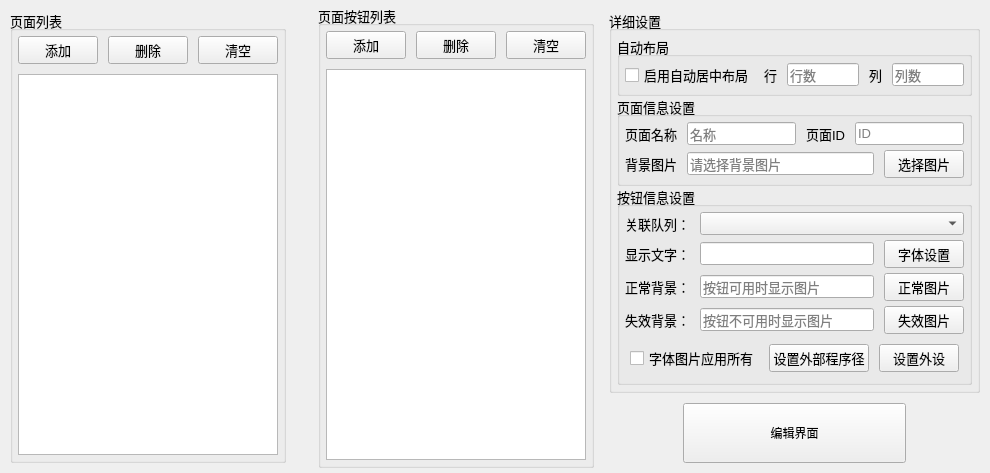
<?xml version="1.0" encoding="UTF-8"?>
<ui version="4.0">
 <class>QQueuePageSetting</class>
 <widget class="QWidget" name="QQueuePageSetting">
  <property name="geometry">
   <rect>
    <x>0</x>
    <y>0</y>
    <width>939</width>
    <height>434</height>
   </rect>
  </property>
  <property name="windowTitle">
   <string>Form</string>
  </property>
  <layout class="QHBoxLayout" name="horizontalLayout_18" stretch="5,0,5,7">
   <property name="spacing">
    <number>10</number>
   </property>
   <property name="leftMargin">
    <number>5</number>
   </property>
   <property name="topMargin">
    <number>5</number>
   </property>
   <property name="rightMargin">
    <number>5</number>
   </property>
   <property name="bottomMargin">
    <number>5</number>
   </property>
   <item>
    <layout class="QVBoxLayout" name="verticalLayout_10" stretch="20">
     <property name="spacing">
      <number>10</number>
     </property>
     <property name="leftMargin">
      <number>5</number>
     </property>
     <property name="topMargin">
      <number>5</number>
     </property>
     <property name="rightMargin">
      <number>5</number>
     </property>
     <property name="bottomMargin">
      <number>5</number>
     </property>
     <item>
      <widget class="QGroupBox" name="groupBox_9">
       <property name="font">
        <font>
         <pointsize>10</pointsize>
        </font>
       </property>
       <property name="title">
        <string>页面列表</string>
       </property>
       <layout class="QVBoxLayout" name="verticalLayout_13">
        <property name="spacing">
         <number>10</number>
        </property>
        <property name="leftMargin">
         <number>5</number>
        </property>
        <property name="topMargin">
         <number>5</number>
        </property>
        <property name="rightMargin">
         <number>5</number>
        </property>
        <property name="bottomMargin">
         <number>5</number>
        </property>
        <item>
         <layout class="QHBoxLayout" name="horizontalLayout_20">
          <item>
           <widget class="QPushButton" name="pushButton_10">
            <property name="text">
             <string>添加</string>
            </property>
           </widget>
          </item>
          <item>
           <widget class="QPushButton" name="pushButton_11">
            <property name="text">
             <string>删除</string>
            </property>
           </widget>
          </item>
          <item>
           <widget class="QPushButton" name="pushButton_9">
            <property name="text">
             <string>清空</string>
            </property>
           </widget>
          </item>
         </layout>
        </item>
        <item>
         <widget class="QQueueListWidget" name="listWidget"/>
        </item>
       </layout>
      </widget>
     </item>
    </layout>
   </item>
   <item>
    <layout class="QVBoxLayout" name="verticalLayout_19">
     <item>
      <widget class="QLabel" name="label_31">
       <property name="text">
        <string/>
       </property>
       <property name="pixmap">
        <pixmap resource="../../image/image.qrc">:/image/right_icon.png</pixmap>
       </property>
      </widget>
     </item>
    </layout>
   </item>
   <item>
    <layout class="QVBoxLayout" name="verticalLayout_17">
     <item>
      <widget class="QGroupBox" name="groupBox_13">
       <property name="font">
        <font>
         <pointsize>10</pointsize>
        </font>
       </property>
       <property name="title">
        <string>页面按钮列表</string>
       </property>
       <layout class="QVBoxLayout" name="verticalLayout_18">
        <property name="spacing">
         <number>10</number>
        </property>
        <property name="leftMargin">
         <number>5</number>
        </property>
        <property name="topMargin">
         <number>5</number>
        </property>
        <property name="rightMargin">
         <number>5</number>
        </property>
        <property name="bottomMargin">
         <number>5</number>
        </property>
        <item>
         <layout class="QHBoxLayout" name="horizontalLayout_28">
          <item>
           <widget class="QPushButton" name="pushButton_19">
            <property name="text">
             <string>添加</string>
            </property>
           </widget>
          </item>
          <item>
           <widget class="QPushButton" name="pushButton_21">
            <property name="text">
             <string>删除</string>
            </property>
           </widget>
          </item>
          <item>
           <widget class="QPushButton" name="pushButton_20">
            <property name="text">
             <string>清空</string>
            </property>
           </widget>
          </item>
         </layout>
        </item>
        <item>
         <widget class="QQueueListWidget" name="listWidget"/>
        </item>
       </layout>
      </widget>
     </item>
    </layout>
   </item>
   <item>
    <layout class="QVBoxLayout" name="verticalLayout_11" stretch="8,1,2,1">
     <property name="spacing">
      <number>10</number>
     </property>
     <property name="leftMargin">
      <number>5</number>
     </property>
     <property name="topMargin">
      <number>5</number>
     </property>
     <property name="rightMargin">
      <number>5</number>
     </property>
     <property name="bottomMargin">
      <number>5</number>
     </property>
     <item>
      <widget class="QGroupBox" name="groupBox_14">
       <property name="font">
        <font>
         <pointsize>10</pointsize>
        </font>
       </property>
       <property name="title">
        <string>详细设置</string>
       </property>
       <layout class="QVBoxLayout" name="verticalLayout_15" stretch="1,2,5">
        <property name="spacing">
         <number>0</number>
        </property>
        <property name="leftMargin">
         <number>5</number>
        </property>
        <property name="topMargin">
         <number>5</number>
        </property>
        <property name="rightMargin">
         <number>5</number>
        </property>
        <property name="bottomMargin">
         <number>5</number>
        </property>
        <item>
         <widget class="QGroupBox" name="groupBox_10">
          <property name="title">
           <string>自动布局</string>
          </property>
          <layout class="QVBoxLayout" name="verticalLayout_12">
           <property name="spacing">
            <number>5</number>
           </property>
           <property name="leftMargin">
            <number>5</number>
           </property>
           <property name="topMargin">
            <number>5</number>
           </property>
           <property name="rightMargin">
            <number>5</number>
           </property>
           <property name="bottomMargin">
            <number>5</number>
           </property>
           <item>
            <layout class="QHBoxLayout" name="horizontalLayout_19">
             <property name="spacing">
              <number>10</number>
             </property>
             <property name="leftMargin">
              <number>0</number>
             </property>
             <property name="topMargin">
              <number>0</number>
             </property>
             <property name="rightMargin">
              <number>0</number>
             </property>
             <property name="bottomMargin">
              <number>0</number>
             </property>
             <item>
              <widget class="QCheckBox" name="checkBox_3">
               <property name="text">
                <string>启用自动居中布局</string>
               </property>
              </widget>
             </item>
             <item>
              <widget class="QLabel" name="label_22">
               <property name="text">
                <string>行</string>
               </property>
              </widget>
             </item>
             <item>
              <widget class="QLineEdit" name="lineEdit_18">
               <property name="placeholderText">
                <string>行数</string>
               </property>
              </widget>
             </item>
             <item>
              <widget class="QLabel" name="label_23">
               <property name="text">
                <string>列</string>
               </property>
              </widget>
             </item>
             <item>
              <widget class="QLineEdit" name="lineEdit_19">
               <property name="placeholderText">
                <string>列数</string>
               </property>
              </widget>
             </item>
            </layout>
           </item>
          </layout>
         </widget>
        </item>
        <item>
         <widget class="QGroupBox" name="groupBox_11">
          <property name="title">
           <string>页面信息设置</string>
          </property>
          <layout class="QVBoxLayout" name="verticalLayout_14">
           <property name="spacing">
            <number>5</number>
           </property>
           <property name="leftMargin">
            <number>5</number>
           </property>
           <property name="topMargin">
            <number>5</number>
           </property>
           <property name="rightMargin">
            <number>5</number>
           </property>
           <property name="bottomMargin">
            <number>5</number>
           </property>
           <item>
            <layout class="QHBoxLayout" name="horizontalLayout_21">
             <property name="spacing">
              <number>10</number>
             </property>
             <item>
              <widget class="QLabel" name="label_24">
               <property name="text">
                <string>页面名称</string>
               </property>
              </widget>
             </item>
             <item>
              <widget class="QLineEdit" name="lineEdit_20">
               <property name="placeholderText">
                <string>名称</string>
               </property>
              </widget>
             </item>
             <item>
              <widget class="QLabel" name="label_25">
               <property name="text">
                <string>页面ID</string>
               </property>
              </widget>
             </item>
             <item>
              <widget class="QLineEdit" name="lineEdit_21">
               <property name="placeholderText">
                <string>ID</string>
               </property>
              </widget>
             </item>
            </layout>
           </item>
           <item>
            <layout class="QHBoxLayout" name="horizontalLayout_22">
             <property name="spacing">
              <number>10</number>
             </property>
             <item>
              <widget class="QLabel" name="label_26">
               <property name="text">
                <string>背景图片</string>
               </property>
              </widget>
             </item>
             <item>
              <widget class="QLineEdit" name="lineEdit_22">
               <property name="placeholderText">
                <string>请选择背景图片</string>
               </property>
              </widget>
             </item>
             <item>
              <widget class="QPushButton" name="pushButton_12">
               <property name="text">
                <string>选择图片</string>
               </property>
              </widget>
             </item>
            </layout>
           </item>
          </layout>
         </widget>
        </item>
        <item>
         <widget class="QGroupBox" name="groupBox_12">
          <property name="title">
           <string>按钮信息设置</string>
          </property>
          <layout class="QVBoxLayout" name="verticalLayout_20">
           <property name="spacing">
            <number>5</number>
           </property>
           <property name="leftMargin">
            <number>5</number>
           </property>
           <property name="topMargin">
            <number>5</number>
           </property>
           <property name="rightMargin">
            <number>5</number>
           </property>
           <property name="bottomMargin">
            <number>5</number>
           </property>
           <item>
            <layout class="QHBoxLayout" name="horizontalLayout_23" stretch="0,3">
             <property name="spacing">
              <number>10</number>
             </property>
             <property name="leftMargin">
              <number>0</number>
             </property>
             <property name="topMargin">
              <number>0</number>
             </property>
             <property name="rightMargin">
              <number>0</number>
             </property>
             <property name="bottomMargin">
              <number>0</number>
             </property>
             <item>
              <widget class="QLabel" name="label_27">
               <property name="text">
                <string>关联队列：</string>
               </property>
              </widget>
             </item>
             <item>
              <widget class="QComboBox" name="comboBox_4"/>
             </item>
            </layout>
           </item>
           <item>
            <layout class="QHBoxLayout" name="horizontalLayout_24" stretch="0,3,0">
             <property name="spacing">
              <number>10</number>
             </property>
             <property name="leftMargin">
              <number>0</number>
             </property>
             <property name="topMargin">
              <number>0</number>
             </property>
             <property name="rightMargin">
              <number>0</number>
             </property>
             <property name="bottomMargin">
              <number>0</number>
             </property>
             <item>
              <widget class="QLabel" name="label_28">
               <property name="text">
                <string>显示文字：</string>
               </property>
              </widget>
             </item>
             <item>
              <widget class="QLineEdit" name="lineEdit_23"/>
             </item>
             <item>
              <widget class="QPushButton" name="pushButton_15">
               <property name="text">
                <string>字体设置</string>
               </property>
              </widget>
             </item>
            </layout>
           </item>
           <item>
            <layout class="QHBoxLayout" name="horizontalLayout_25" stretch="0,3,0">
             <property name="spacing">
              <number>10</number>
             </property>
             <property name="leftMargin">
              <number>0</number>
             </property>
             <property name="topMargin">
              <number>0</number>
             </property>
             <property name="rightMargin">
              <number>0</number>
             </property>
             <property name="bottomMargin">
              <number>0</number>
             </property>
             <item>
              <widget class="QLabel" name="label_29">
               <property name="text">
                <string>正常背景：</string>
               </property>
              </widget>
             </item>
             <item>
              <widget class="QLineEdit" name="lineEdit_24">
               <property name="placeholderText">
                <string>按钮可用时显示图片</string>
               </property>
              </widget>
             </item>
             <item>
              <widget class="QPushButton" name="pushButton_13">
               <property name="text">
                <string>正常图片</string>
               </property>
              </widget>
             </item>
            </layout>
           </item>
           <item>
            <layout class="QHBoxLayout" name="horizontalLayout_27" stretch="0,3,0">
             <property name="spacing">
              <number>10</number>
             </property>
             <property name="leftMargin">
              <number>0</number>
             </property>
             <property name="topMargin">
              <number>0</number>
             </property>
             <property name="rightMargin">
              <number>0</number>
             </property>
             <property name="bottomMargin">
              <number>0</number>
             </property>
             <item>
              <widget class="QLabel" name="label_30">
               <property name="text">
                <string>失效背景：</string>
               </property>
              </widget>
             </item>
             <item>
              <widget class="QLineEdit" name="lineEdit_25">
               <property name="placeholderText">
                <string>按钮不可用时显示图片</string>
               </property>
              </widget>
             </item>
             <item>
              <widget class="QPushButton" name="pushButton_14">
               <property name="text">
                <string>失效图片</string>
               </property>
              </widget>
             </item>
            </layout>
           </item>
           <item>
            <layout class="QHBoxLayout" name="horizontalLayout_31" stretch="0,0,0">
             <property name="spacing">
              <number>10</number>
             </property>
             <property name="leftMargin">
              <number>5</number>
             </property>
             <property name="topMargin">
              <number>5</number>
             </property>
             <property name="rightMargin">
              <number>5</number>
             </property>
             <property name="bottomMargin">
              <number>5</number>
             </property>
             <item>
              <widget class="QCheckBox" name="checkBox_5">
               <property name="text">
                <string>字体图片应用所有</string>
               </property>
              </widget>
             </item>
             <item>
              <widget class="QPushButton" name="pushButton_16">
               <property name="text">
                <string>设置外部程序径</string>
               </property>
              </widget>
             </item>
             <item>
              <widget class="QPushButton" name="pushButton_17">
               <property name="text">
                <string>设置外设</string>
               </property>
              </widget>
             </item>
            </layout>
           </item>
          </layout>
         </widget>
        </item>
       </layout>
      </widget>
     </item>
     <item>
      <spacer name="verticalSpacer_2">
       <property name="orientation">
        <enum>Qt::Vertical</enum>
       </property>
       <property name="sizeHint" stdset="0">
        <size>
         <width>20</width>
         <height>40</height>
        </size>
       </property>
      </spacer>
     </item>
     <item>
      <widget class="QWidget" name="widget_2" native="true">
       <property name="sizePolicy">
        <sizepolicy hsizetype="Expanding" vsizetype="Expanding">
         <horstretch>0</horstretch>
         <verstretch>0</verstretch>
        </sizepolicy>
       </property>
       <layout class="QHBoxLayout" name="horizontalLayout_30" stretch="1,3,1">
        <property name="spacing">
         <number>0</number>
        </property>
        <property name="sizeConstraint">
         <enum>QLayout::SetMaximumSize</enum>
        </property>
        <property name="leftMargin">
         <number>0</number>
        </property>
        <property name="topMargin">
         <number>0</number>
        </property>
        <property name="rightMargin">
         <number>0</number>
        </property>
        <property name="bottomMargin">
         <number>0</number>
        </property>
        <item>
         <spacer name="horizontalSpacer_16">
          <property name="orientation">
           <enum>Qt::Horizontal</enum>
          </property>
          <property name="sizeHint" stdset="0">
           <size>
            <width>40</width>
            <height>20</height>
           </size>
          </property>
         </spacer>
        </item>
        <item>
         <widget class="QPushButton" name="pushButton_18">
          <property name="sizePolicy">
           <sizepolicy hsizetype="Expanding" vsizetype="Expanding">
            <horstretch>0</horstretch>
            <verstretch>0</verstretch>
           </sizepolicy>
          </property>
          <property name="minimumSize">
           <size>
            <width>0</width>
            <height>60</height>
           </size>
          </property>
          <property name="text">
           <string>编辑界面</string>
          </property>
         </widget>
        </item>
        <item>
         <spacer name="horizontalSpacer_17">
          <property name="orientation">
           <enum>Qt::Horizontal</enum>
          </property>
          <property name="sizeHint" stdset="0">
           <size>
            <width>40</width>
            <height>20</height>
           </size>
          </property>
         </spacer>
        </item>
       </layout>
      </widget>
     </item>
     <item>
      <spacer name="verticalSpacer_3">
       <property name="orientation">
        <enum>Qt::Vertical</enum>
       </property>
       <property name="sizeHint" stdset="0">
        <size>
         <width>20</width>
         <height>40</height>
        </size>
       </property>
      </spacer>
     </item>
    </layout>
   </item>
  </layout>
 </widget>
 <customwidgets>
  <customwidget>
   <class>QQueueListWidget</class>
   <extends>QListWidget</extends>
   <header location="global">../Componment/qqueuelistwidget.h</header>
  </customwidget>
 </customwidgets>
 <resources>
  <include location="../../image/image.qrc"/>
 </resources>
 <connections/>
</ui>
